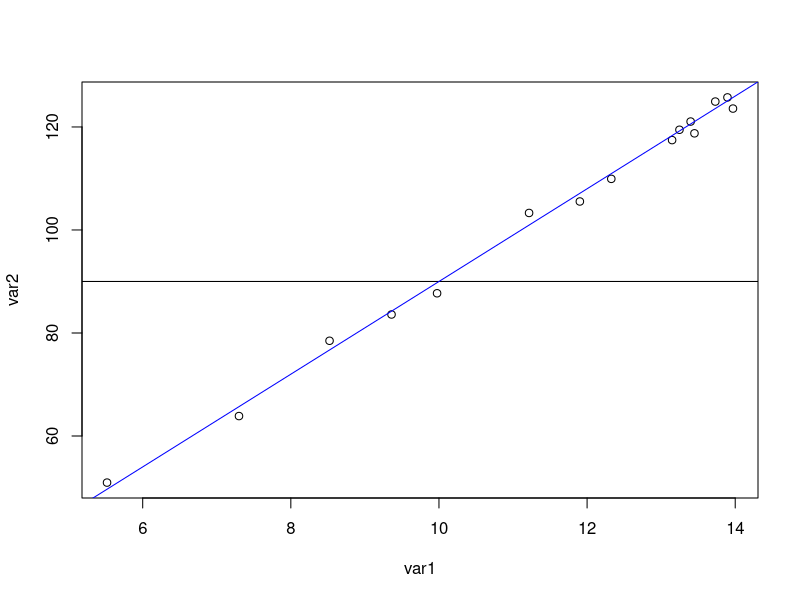

Here is the R script that generated this plot:
## ---- chunk 1
#3.1

num_observations <- 15
mu_parameter <- 10

#X
var1 <- rnorm(num_observations, mean = mu_parameter, sd = 4)

epsilon <- rnorm(num_observations, mean = 0, sd =1)

#Y
var2 <- 9*var1 + epsilon

#Plot
plot(var1, var2)

#covariance
covariance <- cov(var1, var2)

#correlation
correlation <- cor(var1, var2)


#Our covariance was  about 169.399 and our correlation was about 0.999. #This means that generally, 
#our two variables are extremely related to each other. 
#This we would expect since Y is a function of X.


#3.2
abline(a = 90, b =0)

#sample average squared distances
sample_avg <- var(var2)*(num_observations-1)/num_observations

# 
#The expected value of the squared differences was 325, while the sample  #average squared distances was 
#1433.
#This means that we there was expected to be much less variability in the #data 
#than what was actually observed.
 

#3.3
abline(a = 0, b = 9, col = "blue")

#sample avg squared distance of Y - E(X)
sample_avg_y_minus_EX <- sum(epsilon^2)/num_observations



# The sample average squared distance was 1.28 and the expected was 1. 
#This makes a lot of sense because Y is defined
# as a function of X plus some error which is normally distributed,  
# which is why we see the sample distance being 
# different than the expected distance.
# 
